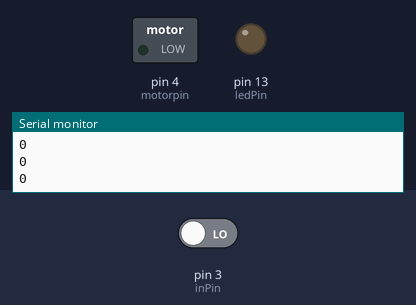
Simulated run of this sketch. Board: Arduino Uno, built with avr-gcc and run on an emulated ATmega328P. Shown: switched loads named in the sketch (green lamp = pin HIGH), output pins drawn as LEDs (lit = HIGH), the last lines printed to the serial monitor. Inputs (shaded band) come from the test bench; at power-on: pin 3 (inPin) LOW.

Above: at 1.2 s.
1.3 s: pin 3 (inPin) driven HIGH
At 2.7 s:
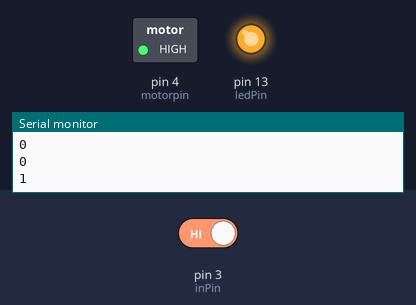
Timing chart, 0 to 4.3 s (numbered marks = the images above; inputs shaded):
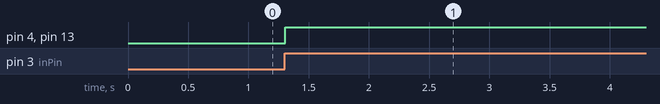

The sketch:

sketch_feb07a.ino
```cpp
int ledPin = 13;   // LED connected to digital pin 13
int inPin = 3;     // pushbutton connected to digital pin 7
int val = 0;       // variable to store the read value
int motorpin = 4;  //digital 4

void setup()
{
  pinMode(ledPin, OUTPUT);      // sets the digital pin 13 as output
  pinMode(inPin, INPUT);        // sets the digital pin 7 as input
    Serial.begin(9600);
    pinMode(motorpin, OUTPUT);  //output bitches
}

void loop()
{
  val = digitalRead(inPin);     // read the input pin
  digitalWrite(ledPin, val);    // sets the LED to the button's value
  Serial.println(val); //print it
 digitalWrite(motorpin, LOW);


  if (val == 1){
    digitalWrite(motorpin, HIGH); //turn motor high
    delay(5000);
  }

}
```

Measured:
- after the input at 1.3 s, pin 4 (motorpin), pin 13 (ledPin): LOW → HIGH at once
